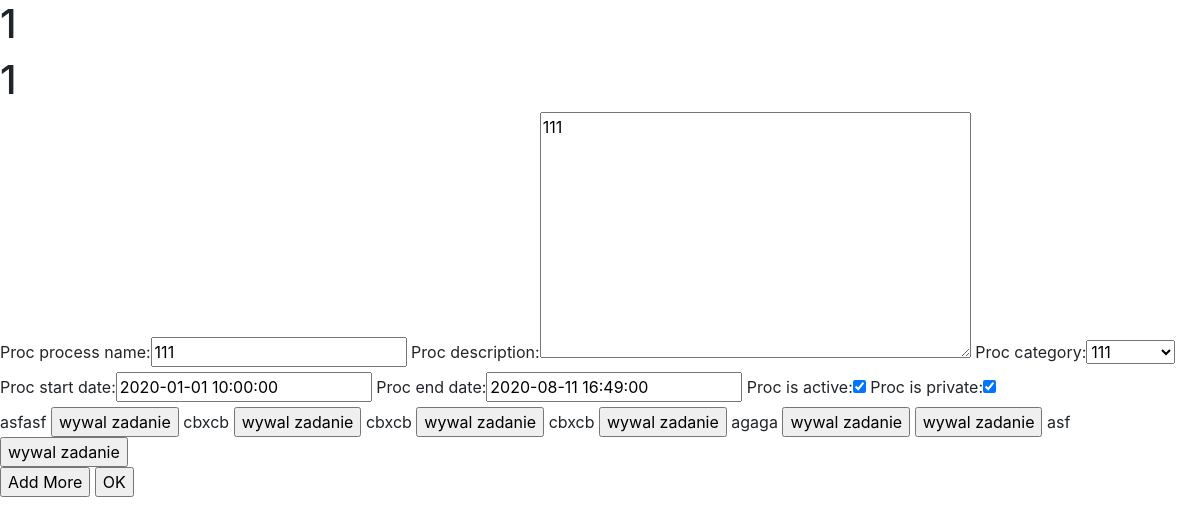
The app's page /info/processes/edit/1/ (signed in) with its own data.
### info_flow/models.py (models this page shows)
class process(models.Model):
	proc_author = models.ForeignKey(settings.AUTH_USER_MODEL, on_delete=models.SET('deleted'), related_name='proc_user')
	proc_process_name = models.CharField(max_length=150)
	proc_description = models.TextField(null=True)
	proc_created = models.DateTimeField(auto_now_add=True)
	proc_modified = models.DateTimeField(auto_now=True)
	proc_start_date = models.DateTimeField(null=True, blank=True)
	proc_end_date = models.DateTimeField(null=True, blank=True)
	proc_category = models.ForeignKey(category, on_delete=models.CASCADE)
	proc_is_active=models.BooleanField(default=True)
	proc_is_private=models.BooleanField(default=True)
	proc_is_deleted=models.BooleanField(default=False)
	proc_assigned = models.ForeignKey(settings.AUTH_USER_MODEL, on_delete=models.SET('deleted'), null=True, blank=True, related_name='assigned_user')
	proc_file=models.ForeignKey(files, on_delete=models.CASCADE, null=True, blank=True)
	class Meta():
		ordering=['proc_created']
		permissions=(
			("can_view", "Can see processes"),
			)

class tasks(models.Model):
	tasks_name = models.CharField(max_length=150, blank=False)
	tasks_description = models.TextField(null=True)
	tasks_created = models.DateTimeField(auto_now_add=True)
	tasks_modified = models.DateTimeField(auto_now=True)
	tasks_start_date = models.DateTimeField(null=True, blank=True)
	tasks_end_date = models.DateTimeField(null=True, blank=True)
	tasks_assigned = models.ForeignKey(settings.AUTH_USER_MODEL, on_delete=models.SET('deleted'), null=True,  blank=True)
	tasks_is_active=models.BooleanField(default=True)
	tasks_proc=models.ForeignKey(process, on_delete=models.CASCADE)
	tasks_file=models.ForeignKey(files, on_delete=models.CASCADE, null=True, blank=True)

### info_flow/views.py (the view)
# urls.py: path('processes/edit/<int:pid>/', views.if_edit_proc, name='if_edit_proc'),
@login_required
def if_edit_proc(request, pid):
	proc=process.objects.get(pk = pid)
	if not request.user.id==proc.proc_author.id:
		return HttpResponseForbidden("You are not allowed to edit thissfasfasf Post")
	task=tasks.objects.all().filter(tasks_proc_id=pid)
	if request.method=='POST':
		proc_form=ProcessForm(request.POST, instance=proc)
		task_form=TaskFormPos(request.POST)
		if proc_form.is_valid():
			proc_form.save()
		if task_form.is_valid():
			for form in task_form:
				if form.is_valid():
					newForm=form.save(commit=False)
					newForm.tasks_proc_id=pid
					newForm.save()
		return redirect('info_flow:if_show_proc', pid=pid)
	else:
		proc_form=ProcessForm(instance=proc)
		task_form=TaskFormPos(queryset=tasks.objects.none())
		context={'proc':proc,'task':task, 'proc_form':proc_form, 'task_form':task_form}
	return render(request, 'info_flow/if_edit_proc.html', context)

### info_flow/forms.py
class ProcessForm(forms.ModelForm):
	class Meta:
		model=process
		fields=['proc_process_name', 'proc_description', 'proc_category', 'proc_start_date', 'proc_end_date', 'proc_is_active', 'proc_is_private']
		widgets = {
            'proc_start_date': DateTimePickerInput(),
            'proc_end_date': DateTimePickerInput(),
            }

### info_flow/models.py (called while the page is built)
	def __str__(self):
		return self.cat_name

### info_flow/templates/info_flow/if_edit_proc.html (shortened to what this page needs)
 <head>
<link href="https://maxcdn.bootstrapcdn.com/bootstrap/4.0.0/css/bootstrap.min.css" rel="stylesheet"/>
</head>
<h1>{{proc.id}}</h1>
<h1>{{proc.proc_author.id}}</h1>
<form  method="POST" action="{% url 'info_flow:if_edit_proc' proc.id %}" autocomplete="off" >
{{proc_form}}
<div>
{% for z in task %}
	{{z.tasks_name}}
	<input type="button" value="wywal zadanie">
{% endfor %}
</div>
<input type="button" value="Add More" id="add_more">
<input type="submit" value="OK">
</form>

### records on screen
process: id "1", proc_author.id "1", proc_process_name "111", proc_description "111", proc_category "111", proc_start_date "2020-01-01 10:00:00", proc_end_date "2020-08-11 16:49:00", proc_is_active "☑", proc_is_private "☑"
tasks: tasks_name "asfasf"
tasks: tasks_name "cbxcb"
tasks: tasks_name "cbxcb"
tasks: tasks_name "cbxcb"
tasks: tasks_name "agaga"
tasks: tasks_name "asf"
